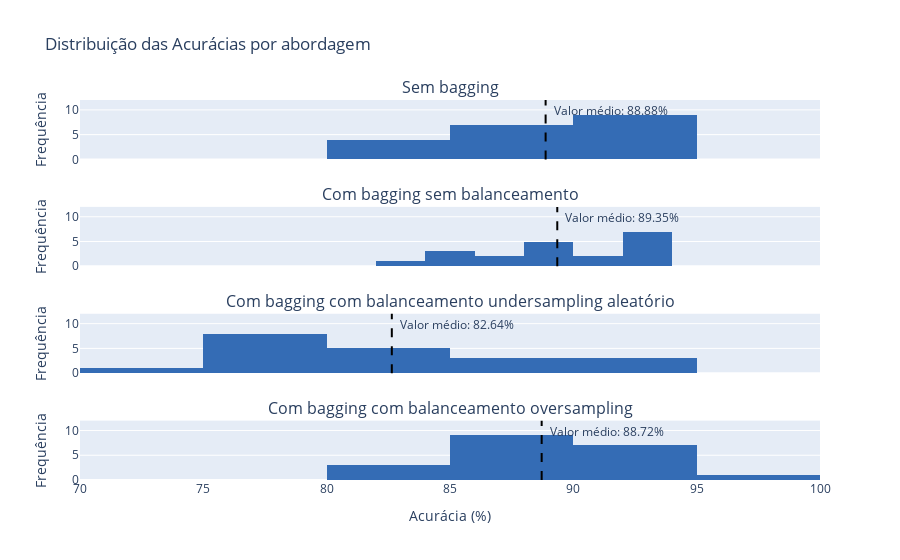

Notebook code cell kept with this figure:
### Markdown cell above
## KNN

### Code cell
with open('../data/processed/knn_res.pkl', 'rb') as file: 
    knn_res = pickle.load(file)

with open('../data/processed/knn_imb_bag_res.pkl', 'rb') as file: 
    knn_imb_bag_res = pickle.load(file)

with open('../data/processed/knn_bal_und_bag_res.pkl', 'rb') as file: 
    knn_bal_und_bag_res = pickle.load(file)

with open('../data/processed/knn_bal_ovr_bag_res.pkl', 'rb') as file: 
    knn_bal_ovr_bag_res = pickle.load(file)

knn_accs = {
    'Sem bagging': [v * 100 for v in knn_res['accuracies']],
    'Com bagging sem balanceamento': [v * 100 for v in knn_imb_bag_res['accuracies']],
    'Com bagging com balanceamento undersampling aleatório': [v * 100 for v in knn_bal_und_bag_res['accuracies']],
    'Com bagging com balanceamento oversampling': [v * 100 for v in knn_bal_ovr_bag_res['accuracies']],
}

plot_accuracies(knn_accs)

### Figure 1 — Plotly figure (JSON) as saved in the notebook; plotly's stock layout.template omitted (floating-point values rounded to 4 significant figures)
{"data": [{"marker": {"color": "#346CB5"}, "name": "Sem bagging", "type": "histogram", "x": [93.75, 93.75, 84.38, 84.38, 87.5, 89.06, 89.06, 93.75, 88.89, 80.95, 82.54, 92.06, 92.06, 90.48, 87.3, 92.06, 92.06, 85.71, 85.71, 92.06], "xaxis": "x", "yaxis": "y"}, {"marker": {"color": "#346CB5"}, "name": "Com bagging sem balanceamento", "type": "histogram", "x": [92.19, 93.75, 82.81, 89.06, 89.06, 89.06, 90.62, 93.75, 87.3, 85.71, 84.13, 93.65, 92.06, 92.06, 88.89, 92.06, 87.3, 90.48, 84.13, 88.89], "xaxis": "x2", "yaxis": "y2"}, {"marker": {"color": "#346CB5"}, "name": "Com bagging com balanceamento undersampling aleatório", "type": "histogram", "x": [90.62, 82.81, 78.12, 79.69, 84.38, 79.69, 85.94, 90.62, 77.78, 77.78, 73.02, 90.48, 88.89, 82.54, 84.13, 87.3, 84.13, 77.78, 79.37, 77.78], "xaxis": "x3", "yaxis": "y3"}, {"marker": {"color": "#346CB5"}, "name": "Com bagging com balanceamento oversampling", "type": "histogram", "x": [93.75, 92.19, 82.81, 85.94, 90.62, 89.06, 87.5, 95.31, 88.89, 82.54, 84.13, 90.48, 88.89, 90.48, 87.3, 93.65, 90.48, 85.71, 85.71, 88.89], "xaxis": "x4", "yaxis": "y4"}], "layout": {"annotations": [{"font": {"size": 16}, "showarrow": false, "text": "Sem bagging", "x": 0.5, "xanchor": "center", "xref": "paper", "y": 1, "yanchor": "bottom", "yref": "paper"}, {"font": {"size": 16}, "showarrow": false, "text": "Com bagging sem balanceamento", "x": 0.5, "xanchor": "center", "xref": "paper", "y": 0.7188, "yanchor": "bottom", "yref": "paper"}, {"font": {"size": 16}, "showarrow": false, "text": "Com bagging com balanceamento undersampling aleatório", "x": 0.5, "xanchor": "center", "xref": "paper", "y": 0.4375, "yanchor": "bottom", "yref": "paper"}, {"font": {"size": 16}, "showarrow": false, "text": "Com bagging com balanceamento oversampling", "x": 0.5, "xanchor": "center", "xref": "paper", "y": 0.1562, "yanchor": "bottom", "yref": "paper"}, {"showarrow": false, "text": "  Valor médio: 88.88%", "x": 88.88, "xanchor": "left", "xref": "x", "y": 1, "yanchor": "top", "yref": "y domain"}, {"showarrow": false, "text": "  Valor médio: 89.35%", "x": 89.35, "xanchor": "left", "xref": "x2", "y": 1, "yanchor": "top", "yref": "y2 domain"}, {"showarrow": false, "text": "  Valor médio: 82.64%", "x": 82.64, "xanchor": "left", "xref": "x3", "y": 1, "yanchor": "top", "yref": "y3 domain"}, {"showarrow": false, "text": "  Valor médio: 88.72%", "x": 88.72, "xanchor": "left", "xref": "x4", "y": 1, "yanchor": "top", "yref": "y4 domain"}], "autosize": true, "barmode": "overlay", "shapes": [{"line": {"color": "black", "dash": "dash"}, "type": "line", "x0": 88.88, "x1": 88.88, "xref": "x", "y0": 0, "y1": 1, "yref": "y domain"}, {"line": {"color": "black", "dash": "dash"}, "type": "line", "x0": 89.35, "x1": 89.35, "xref": "x2", "y0": 0, "y1": 1, "yref": "y2 domain"}, {"line": {"color": "black", "dash": "dash"}, "type": "line", "x0": 82.64, "x1": 82.64, "xref": "x3", "y0": 0, "y1": 1, "yref": "y3 domain"}, {"line": {"color": "black", "dash": "dash"}, "type": "line", "x0": 88.72, "x1": 88.72, "xref": "x4", "y0": 0, "y1": 1, "yref": "y4 domain"}], "showlegend": false, "title": {"text": "Distribuição das Acurácias por abordagem"}, "xaxis": {"anchor": "y", "autorange": true, "domain": [0, 1], "matches": "x4", "range": [70, 100], "showticklabels": false, "type": "linear"}, "xaxis2": {"anchor": "y2", "autorange": true, "domain": [0, 1], "matches": "x4", "range": [70, 100], "showticklabels": false, "type": "linear"}, "xaxis3": {"anchor": "y3", "autorange": true, "domain": [0, 1], "matches": "x4", "range": [70, 100], "showticklabels": false, "type": "linear"}, "xaxis4": {"anchor": "y4", "autorange": true, "domain": [0, 1], "range": [70, 100], "title": {"text": "Acurácia (%)"}, "type": "linear"}, "yaxis": {"anchor": "x", "domain": [0.8438, 1], "range": [0, 12], "title": {"text": "Frequência"}}, "yaxis2": {"anchor": "x2", "domain": [0.5625, 0.7188], "range": [0, 12], "title": {"text": "Frequência"}}, "yaxis3": {"anchor": "x3", "domain": [0.2812, 0.4375], "range": [0, 12], "title": {"text": "Frequência"}}, "yaxis4": {"anchor": "x4", "domain": [0, 0.1562], "range": [0, 12], "title": {"text": "Frequência"}}}}
